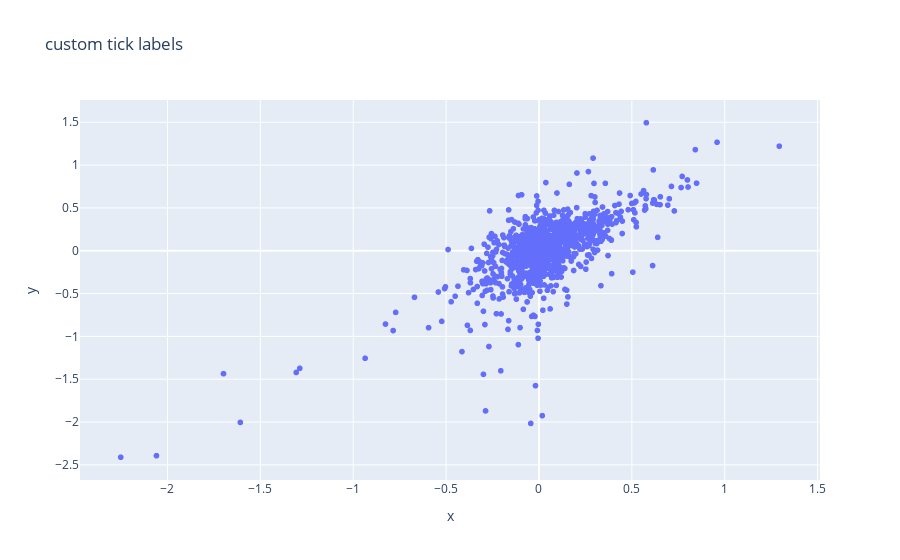

Notebook code cell kept with this figure:
### Code cell
import plotly.express as px
fig = px.scatter(x=result.squeeze().numpy()/100, y=train_y.squeeze().numpy()/100,
              title='custom tick labels')
fig.show()

### Figure 1 — Plotly figure (JSON) as saved in the notebook; plotly's stock layout.template omitted (floating-point values rounded to 4 significant figures; data arrays with more than 128 entries replaced by an {"elided": "..."} marker saying what was removed)
{"data": [{"hovertemplate": "x=%{x}<br>y=%{y}<extra></extra>", "legendgroup": "", "marker": {"color": "#636efa", "symbol": "circle"}, "mode": "markers", "name": "", "showlegend": false, "type": "scattergl", "x": {"elided": "1246 float values"}, "xaxis": "x", "y": {"elided": "1246 float values"}, "yaxis": "y"}], "layout": {"legend": {"tracegroupgap": 0}, "title": {"text": "custom tick labels"}, "xaxis": {"anchor": "y", "domain": [0, 1], "title": {"text": "x"}}, "yaxis": {"anchor": "x", "domain": [0, 1], "title": {"text": "y"}}}}
